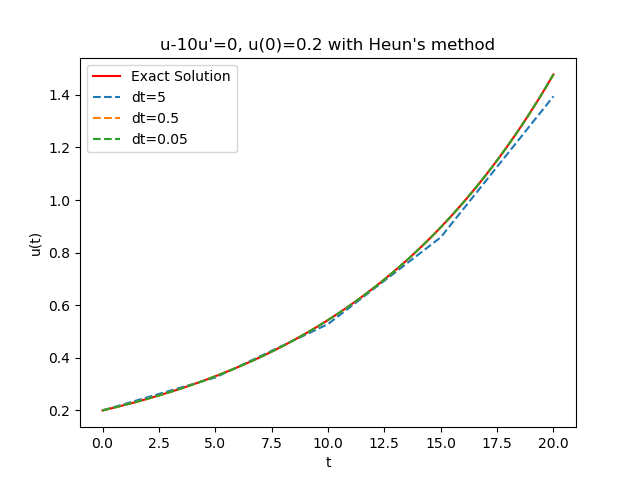

Reproduce this figure in Python.
"""Now we solve the ODE problem u - 10u' = 0  u(0)= 0.2 in [0,20] using HEUN's method"""
import numpy as np
import matplotlib.pyplot as plt

#Exact solution
def exact_u(t):
    return 0.2*np.exp(0.1*t)

#u'=f(u,t) as a class
class f:
    def __init__(self):
        pass
    
    def __call__(self,u,t):
        return 0.1*u


#Forward Euler Method as a class
class Heun:
    def __init__(self, f, U0, T, n):
        if not callable(f):
            raise TypeError('f is %s, not a function' % type(f))
        self.f, self.U0, self.T, self.n = f, U0, T, n
        self.dt = T/float(n)
        self.u = np.zeros(n+1)
        self.t = np.linspace(0,T,n+1)
        
    def solve(self):
        """Compute solution for 0 <= t <= T."""
        self.u[0] = float(self.U0)
        for k in range(self.n):
            self.k = k
            self.u[k+1] = self.advance()
        return self.u, self.t
    
    def advance(self):
        """Advance the solution one time step."""
        u, dt, f, k, t = self.u, self.dt, self.f, self.k, self.t
        f_eval=f(u[k], t[k])
        u_mid= u[k] + dt*f_eval
        u_new = u[k] + 0.5*dt*(f_eval+f(u_mid, t[k+1]))
        return u_new


#Parameters
T=20
U0=0.2

#Plot exact solution
tgrid=np.linspace(0,T,2001)
uexact=exact_u(tgrid)
plt.plot(tgrid, uexact, "r-", label="Exact Solution")


#Numerical calculations and plots
nlist=[4,40,400]
f_init=f()
for n in nlist:
    solver=Heun(f=f_init, U0=U0, T=T, n=n)
    sol, t = solver.solve()
    plt.plot(t, sol, "--", label="dt=%g"%(t[1]-t[0]))


plt.legend()
plt.title("u-10u'=0, u(0)=0.2 with Heun's method")
plt.xlabel("t")
plt.ylabel("u(t)")
plt.savefig("ejE5.png")

#Save to file (only last solution)
with open("ejE5.out","w") as outfile:
    outfile.write("Numerical Solution to u-10u'=0, u(0)=0.2 with Heun's method\n")
    outfile.write(" t    u(t)\n")
    for i in range(len(t)):
        outfile.write("%5.2f  %7.4f\n"%(t[i], sol[i]))
